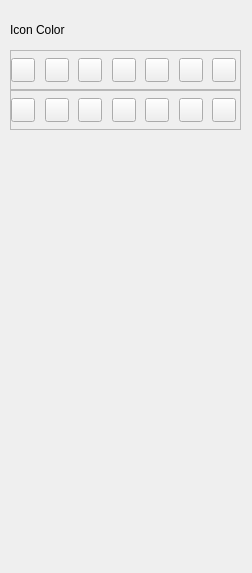
                   <widget class="QWidget" name="page_5">
                    <property name="geometry">
                     <rect>
                      <x>0</x>
                      <y>0</y>
                      <width>252</width>
                      <height>573</height>
                     </rect>
                    </property>
                    <attribute name="label">
                     <string>Icons</string>
                    </attribute>
                    <widget class="QLabel" name="label_26">
                     <property name="geometry">
                      <rect>
                       <x>10</x>
                       <y>10</y>
                       <width>231</width>
                       <height>40</height>
                      </rect>
                     </property>
                     <property name="maximumSize">
                      <size>
                       <width>16777215</width>
                       <height>40</height>
                      </size>
                     </property>
                     <property name="text">
                      <string>Icon Color</string>
                     </property>
                    </widget>
                    <widget class="QFrame" name="panelsBackground_20">
                     <property name="geometry">
                      <rect>
                       <x>10</x>
                       <y>50</y>
                       <width>231</width>
                       <height>40</height>
                      </rect>
                     </property>
                     <property name="maximumSize">
                      <size>
                       <width>16777215</width>
                       <height>40</height>
                      </size>
                     </property>
                     <property name="styleSheet">
                      <string notr="true"/>
                     </property>
                     <property name="frameShape">
                      <enum>QFrame::StyledPanel</enum>
                     </property>
                     <property name="frameShadow">
                      <enum>QFrame::Raised</enum>
                     </property>
                     <layout class="QHBoxLayout" name="horizontalLayout_30">
                      <property name="spacing">
                       <number>14</number>
                      </property>
                      <property name="leftMargin">
                       <number>0</number>
                      </property>
                      <property name="topMargin">
                       <number>0</number>
                      </property>
                      <property name="bottomMargin">
                       <number>0</number>
                      </property>
                      <item>
                       <widget class="QPushButton" name="iconColor1">
                        <property name="minimumSize">
                         <size>
                          <width>24</width>
                          <height>24</height>
                         </size>
                        </property>
                        <property name="maximumSize">
                         <size>
                          <width>24</width>
                          <height>24</height>
                         </size>
                        </property>
                        <property name="text">
                         <string/>
                        </property>
                       </widget>
                      </item>
                      <item>
                       <widget class="QPushButton" name="iconColor2">
                        <property name="minimumSize">
                         <size>
                          <width>24</width>
                          <height>24</height>
                         </size>
                        </property>
                        <property name="maximumSize">
                         <size>
                          <width>24</width>
                          <height>24</height>
                         </size>
                        </property>
                        <property name="text">
                         <string/>
                        </property>
                       </widget>
                      </item>
                      <item>
                       <widget class="QPushButton" name="iconColor3">
                        <property name="minimumSize">
                         <size>
                          <width>24</width>
                          <height>24</height>
                         </size>
                        </property>
                        <property name="maximumSize">
                         <size>
                          <width>24</width>
                          <height>24</height>
                         </size>
                        </property>
                        <property name="text">
                         <string/>
                        </property>
                       </widget>
                      </item>
                      <item>
                       <widget class="QPushButton" name="iconColor4">
                        <property name="minimumSize">
                         <size>
                          <width>24</width>
                          <height>24</height>
                         </size>
                        </property>
                        <property name="maximumSize">
                         <size>
                          <width>24</width>
                          <height>24</height>
                         </size>
                        </property>
                        <property name="text">
                         <string/>
                        </property>
                       </widget>
                      </item>
                      <item>
                       <widget class="QPushButton" name="iconColor5">
                        <property name="minimumSize">
                         <size>
                          <width>24</width>
                          <height>24</height>
                         </size>
                        </property>
                        <property name="maximumSize">
                         <size>
                          <width>24</width>
                          <height>24</height>
                         </size>
                        </property>
                        <property name="text">
                         <string/>
                        </property>
                       </widget>
                      </item>
                      <item>
                       <widget class="QPushButton" name="iconColor6">
                        <property name="minimumSize">
                         <size>
                          <width>24</width>
                          <height>24</height>
                         </size>
                        </property>
                        <property name="maximumSize">
                         <size>
                          <width>24</width>
                          <height>24</height>
                         </size>
                        </property>
                        <property name="text">
                         <string/>
                        </property>
                       </widget>
                      </item>
                      <item>
                       <widget class="QPushButton" name="iconColor7">
                        <property name="minimumSize">
                         <size>
                          <width>24</width>
                          <height>24</height>
                         </size>
                        </property>
                        <property name="maximumSize">
                         <size>
                          <width>24</width>
                          <height>24</height>
                         </size>
                        </property>
                        <property name="text">
                         <string/>
                        </property>
                       </widget>
                      </item>
                     </layout>
                    </widget>
                    <widget class="QFrame" name="panelsBackground_21">
                     <property name="geometry">
                      <rect>
                       <x>10</x>
                       <y>90</y>
                       <width>231</width>
                       <height>40</height>
                      </rect>
                     </property>
                     <property name="maximumSize">
                      <size>
                       <width>16777215</width>
                       <height>40</height>
                      </size>
                     </property>
                     <property name="styleSheet">
                      <string notr="true"/>
                     </property>
                     <property name="frameShape">
                      <enum>QFrame::StyledPanel</enum>
                     </property>
                     <property name="frameShadow">
                      <enum>QFrame::Raised</enum>
                     </property>
                     <layout class="QHBoxLayout" name="horizontalLayout_31">
                      <property name="spacing">
                       <number>14</number>
                      </property>
                      <property name="leftMargin">
                       <number>0</number>
                      </property>
                      <property name="topMargin">
                       <number>0</number>
                      </property>
                      <property name="bottomMargin">
                       <number>0</number>
                      </property>
                      <item>
                       <widget class="QPushButton" name="iconColor8">
                        <property name="minimumSize">
                         <size>
                          <width>24</width>
                          <height>24</height>
                         </size>
                        </property>
                        <property name="maximumSize">
                         <size>
                          <width>24</width>
                          <height>24</height>
                         </size>
                        </property>
                        <property name="text">
                         <string/>
                        </property>
                       </widget>
                      </item>
                      <item>
                       <widget class="QPushButton" name="iconColor9">
                        <property name="minimumSize">
                         <size>
                          <width>24</width>
                          <height>24</height>
                         </size>
                        </property>
                        <property name="maximumSize">
                         <size>
                          <width>24</width>
                          <height>24</height>
                         </size>
                        </property>
                        <property name="text">
                         <string/>
                        </property>
                       </widget>
                      </item>
                      <item>
                       <widget class="QPushButton" name="iconColor10">
                        <property name="minimumSize">
                         <size>
                          <width>24</width>
                          <height>24</height>
                         </size>
                        </property>
                        <property name="maximumSize">
                         <size>
                          <width>24</width>
                          <height>24</height>
                         </size>
                        </property>
                        <property name="text">
                         <string/>
                        </property>
                       </widget>
                      </item>
                      <item>
                       <widget class="QPushButton" name="iconColor11">
                        <property name="minimumSize">
                         <size>
                          <width>24</width>
                          <height>24</height>
                         </size>
                        </property>
                        <property name="maximumSize">
                         <size>
                          <width>24</width>
                          <height>24</height>
                         </size>
                        </property>
                        <property name="text">
                         <string/>
                        </property>
                       </widget>
                      </item>
                      <item>
                       <widget class="QPushButton" name="iconColor12">
                        <property name="minimumSize">
                         <size>
                          <width>24</width>
                          <height>24</height>
                         </size>
                        </property>
                        <property name="maximumSize">
                         <size>
                          <width>24</width>
                          <height>24</height>
                         </size>
                        </property>
                        <property name="text">
                         <string/>
                        </property>
                       </widget>
                      </item>
                      <item>
                       <widget class="QPushButton" name="iconColor13">
                        <property name="minimumSize">
                         <size>
                          <width>24</width>
                          <height>24</height>
                         </size>
                        </property>
                        <property name="maximumSize">
                         <size>
                          <width>24</width>
                          <height>24</height>
                         </size>
                        </property>
                        <property name="text">
                         <string/>
                        </property>
                       </widget>
                      </item>
                      <item>
                       <widget class="QPushButton" name="iconColor14">
                        <property name="minimumSize">
                         <size>
                          <width>24</width>
                          <height>24</height>
                         </size>
                        </property>
                        <property name="maximumSize">
                         <size>
                          <width>24</width>
                          <height>24</height>
                         </size>
                        </property>
                        <property name="text">
                         <string/>
                        </property>
                       </widget>
                      </item>
                     </layout>
                    </widget>
                   </widget>
